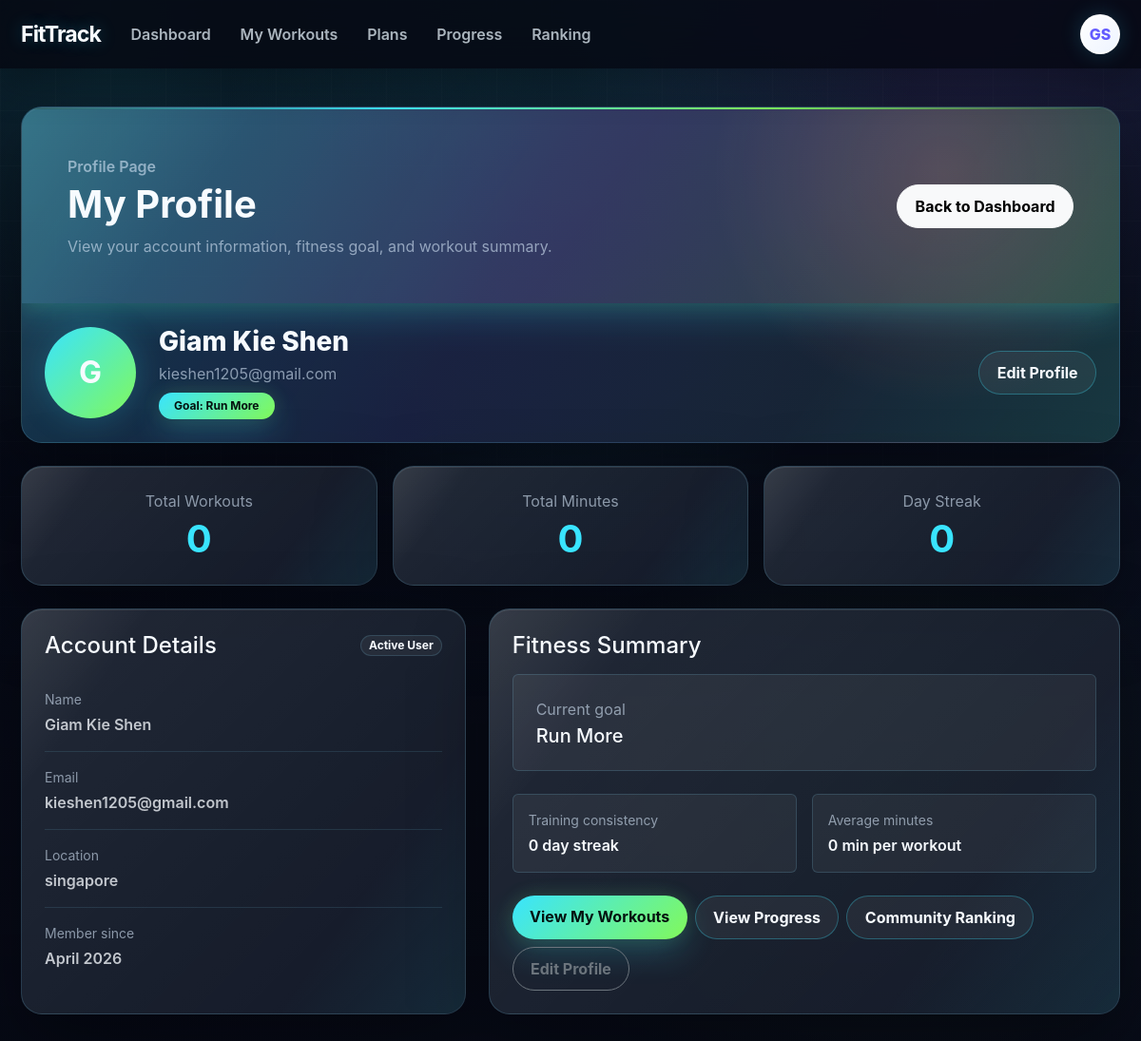
The app's page /profile (signed in), older data.
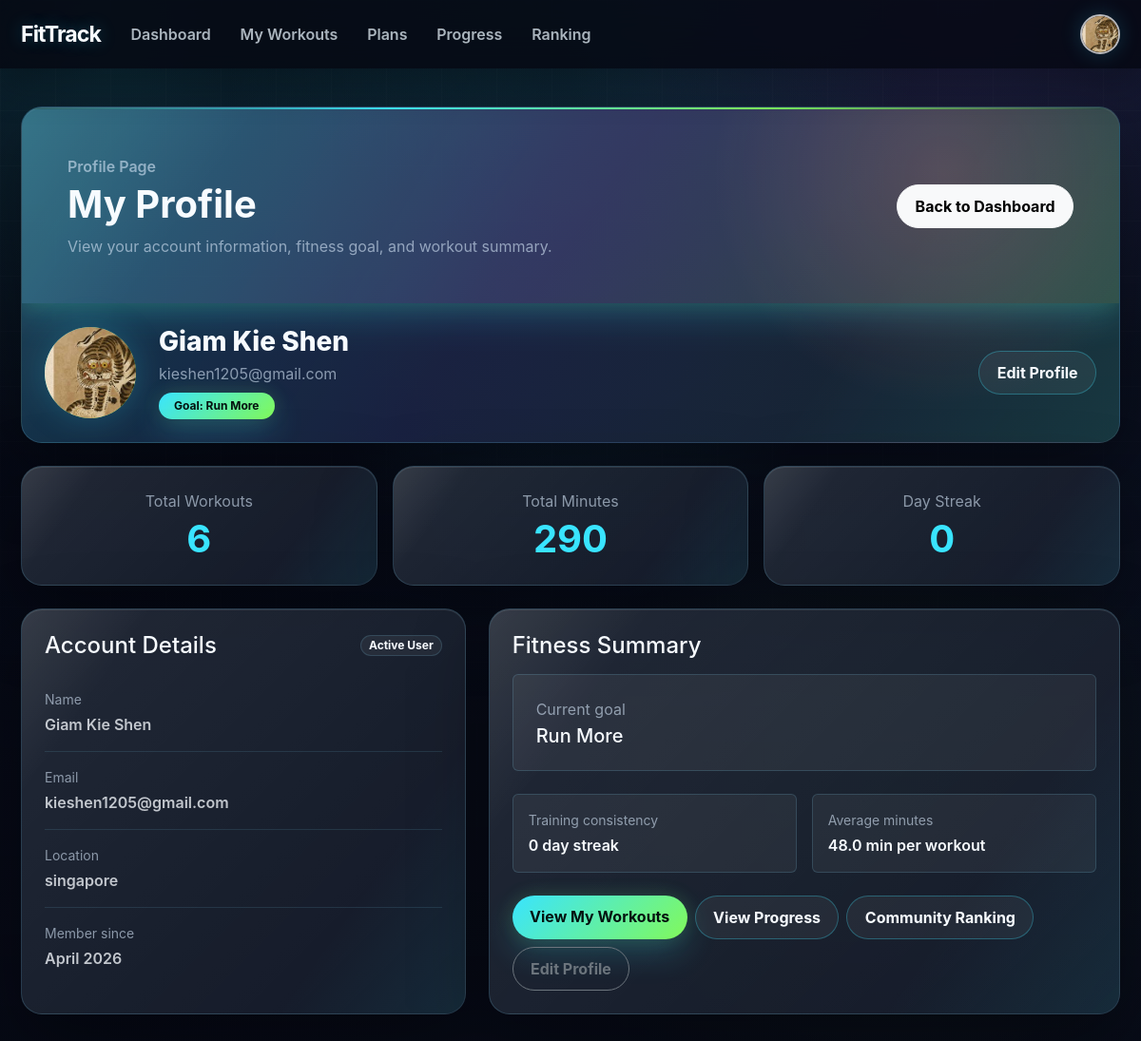
The same page, newer data.
### app.py (models this page shows, shortened)
class User(db.Model):
    __tablename__ = "users"
    id = db.Column(db.Integer, primary_key=True)
    name = db.Column(db.String(100), nullable=False)
    email = db.Column(db.String(120), unique=True, nullable=False)
    password_hash = db.Column(db.String(255), nullable=False)
    goal = db.Column(db.String(200), nullable=True)
    member_since = db.Column(db.String(50), nullable=True)
    location = db.Column(db.String(100), nullable=True)
    avatar_filename = db.Column(db.String(255), nullable=True)
    daily_minutes_goal = db.Column(db.Integer, nullable=False, default=20)
    weight_goal_kg = db.Column(db.Float, nullable=True)
    show_public_profile = db.Column(db.Boolean, nullable=False, default=True)
    show_public_fitness = db.Column(db.Boolean, nullable=False, default=True)
    workouts = db.relationship(
        "Workout",
        backref="owner",
        lazy=True,
        cascade="all, delete-orphan"
    )
    plan_recommendations = db.relationship(
        "PlanRecommendation",
        backref="owner",
        lazy=True,
        cascade="all, delete-orphan"
    )

### app.py (the view)
@app.route("/profile")
def profile():
    if not is_logged_in():
        return redirect(url_for("login"))
    user = current_user()
    if user is None:
        session.clear()
        return redirect(url_for("login"))
    statistics = get_statistics(user)
    profile_data = user_to_profile_dict(user)
    return render_template(
        "profile.html",
        profile=profile_data,
        statistics=statistics,
    )

### app.py (called while the page is built)
def is_logged_in():
    return "user_id" in session

def current_user():
    if "user_id" not in session:
        return None
    return db.session.get(User, session["user_id"])

def user_to_profile_dict(user):
    return {
        "name": user.name,
        "email": user.email,
        "goal": user.goal or "No goal set yet.",
        "member_since": user.member_since or "Unknown",
        "location": user.location or "Not set",
        "avatar_filename": user.avatar_filename,
        "show_public_profile": bool(user.show_public_profile),
        "show_public_fitness": bool(user.show_public_fitness),
    }

@app.context_processor
def inject_nav_profile():
    user = current_user()
    if user is None:
        return {
            "nav_profile": None,
            "nav_email": None,
        }
    return {
        "nav_profile": user_to_profile_dict(user),
        "nav_email": user.email,
    }

### templates/profile.html (shortened to what the changed rows need)
<!doctype html>
<html lang="en">
<head>
    <link
        href="https://cdn.jsdelivr.net/npm/bootstrap@5.3.3/dist/css/bootstrap.min.css"
        rel="stylesheet"
    >
    <link
        rel="stylesheet"
        href="{{ url_for('static', filename='css/styles.css') }}"
    >
</head>
<body class="premium-app-page profile-page">
    <header>
        <nav class="navbar navbar-expand-lg navbar-dark bg-success">
            <div class="container">
                <div class="collapse navbar-collapse" id="appNav">
                    <div class="d-flex align-items-center mt-3 mt-lg-0">
                        <div class="dropdown">
                            <button
                                class="btn p-0 border-0 bg-transparent profile-dropdown-toggle"
                                type="button"
                                data-bs-toggle="dropdown"
                                aria-expanded="false"
                                aria-label="Open profile menu"
                            >
                                {% if nav_profile and nav_profile.avatar_filename %}
                                    <img
                                        src="{{ url_for('static', filename='uploads/' ~ nav_profile.avatar_filename) }}"
                                        alt="Profile"
                                        class="profile-icon"
                                    >
                                {% else %}
                                    <span class="profile-icon profile-icon-fallback">
                                        {% if nav_profile and nav_profile.name %}
                                            {% set name_parts = nav_profile.name.split() %}
                                            {{ name_parts[0][0]|upper }}{% if name_parts|length > 1 %}{{ name_parts[-1][0]|upper }}{% endif %}
                                        {% elif nav_email %}
                                            {{ nav_email[0]|upper }}
                                        {% else %}
                                            U
                                        {% endif %}
                                    </span>
                                {% endif %}
                            </button>
                        </div>
                    </div>
                </div>
            </div>
        </nav>
    </header>
    <main class="py-5">
        <div class="container">
            <section class="mb-4">
                <div class="card shadow-sm border-0 hero-card overflow-hidden">
                    <div class="card-body p-0">
                        <div class="bg-success text-white p-4 p-md-5">
                            <div class="row align-items-center g-4">
                                <div class="col-md-8">
                                    <h1 class="display-6 fw-bold mb-2">My Profile</h1>
                                </div>
                            </div>
                        </div>
                        <div class="p-4">
                            <div class="d-flex flex-column flex-md-row align-items-md-center gap-4">
                                <div
                                    class="rounded-circle bg-success text-white d-flex align-items-center justify-content-center shadow-sm border border-3 border-success overflow-hidden"
                                    style="width: 96px; height: 96px; font-size: 2rem; font-weight: 700;"
                                >
                                    {% if profile.avatar_filename %}
                                        <img
                                            src="{{ url_for('static', filename='uploads/' ~ profile.avatar_filename) }}"
                                            alt="Profile avatar"
                                            class="w-100 h-100"
                                            style="object-fit: cover;"
                                        >
                                    {% else %}
                                        {{ profile.name[0] }}
                                    {% endif %}
                                </div>
                                <div class="flex-grow-1">
                                    <h2 class="h3 mb-1">{{ profile.name }}</h2>
                                    <p class="text-muted mb-2">{{ profile.email }}</p>
                                    <span class="badge text-bg-success px-3 py-2">
                                        Goal: {{ profile.goal }}
                                    </span>
                                </div>
                                <div class="text-md-end">
                                    <a href="{{ url_for('edit_profile') }}" class="btn btn-outline-success">
                                    </a>
                                </div>
                            </div>
                        </div>
                    </div>
                </div>
            </section>
            <section class="mb-4">
                <div class="row text-center g-3">
                    <div class="col-md-4">
                        <div class="card shadow-sm border-0 h-100">
                            <div class="card-body p-4">
                                <p class="text-muted mb-1">Total Workouts</p>
                                <h2 class="display-6 fw-bold text-success mb-0">
                                    {{ statistics.total_workouts }}
                                </h2>
                            </div>
                        </div>
                    </div>
                    <div class="col-md-4">
                        <div class="card shadow-sm border-0 h-100">
                            <div class="card-body p-4">
                                <p class="text-muted mb-1">Total Minutes</p>
                                <h2 class="display-6 fw-bold text-success mb-0">
                                    {{ statistics.total_minutes }}
                                </h2>
                            </div>
                        </div>
                    </div>
                    <div class="col-md-4">
                        <div class="card shadow-sm border-0 h-100">
                            <div class="card-body p-4">
                                <h2 class="display-6 fw-bold text-success mb-0">
                                    {{ statistics.current_streak }}
                                </h2>
                            </div>
                        </div>
                    </div>
                </div>
            </section>
            <section>
                <div class="row g-4">
                    <div class="col-lg-5">
                        <div class="card shadow-sm border-0 h-100">
                            <div class="card-body p-4">
                                <div class="d-flex justify-content-between align-items-center mb-3">
                                    <h2 class="h4 mb-0">Account Details</h2>
                                </div>
                                <div class="list-group list-group-flush">
                                    <div class="list-group-item px-0 py-3">
                                        <p class="text-muted small mb-1">Name</p>
                                        <p class="fw-semibold mb-0">{{ profile.name }}</p>
                                    </div>
                                    <div class="list-group-item px-0 py-3">
                                        <p class="text-muted small mb-1">Email</p>
                                        <p class="fw-semibold mb-0">{{ profile.email }}</p>
                                    </div>
                                    <div class="list-group-item px-0 py-3">
                                        <p class="text-muted small mb-1">Location</p>
                                        <p class="fw-semibold mb-0">{{ profile.location }}</p>
                                    </div>
                                    <div class="list-group-item px-0 py-3">
                                        <p class="text-muted small mb-1">Member since</p>
                                        <p class="fw-semibold mb-0">{{ profile.member_since }}</p>
                                    </div>
                                </div>
                            </div>
                        </div>
                    </div>
                    <div class="col-lg-7">
                        <div class="card shadow-sm border-0 h-100">
                            <div class="card-body p-4">
                                <h2 class="h4 mb-3">Fitness Summary</h2>
                                <div class="p-4 rounded bg-light border mb-4">
                                    <p class="text-muted mb-1">Current goal</p>
                                    <h3 class="h5 mb-0">{{ profile.goal }}</h3>
                                </div>
                                <div class="row g-3 mb-4">
                                    <div class="col-md-6">
                                        <div class="p-3 rounded border bg-white h-100">
                                            <p class="text-muted small mb-1">Average minutes</p>
                                            <p class="fw-semibold mb-0">
                                                {% if statistics.total_workouts > 0 %}
                                                    {{ (statistics.total_minutes / statistics.total_workouts) | round }} min per workout
                                                {% else %}
                                                    0 min per workout
                                                {% endif %}
                                            </p>
                                        </div>
                                    </div>
                                </div>
                            </div>
                        </div>
                    </div>
                </div>
            </section>
        </div>
    </main>
</body>
</html>

Row changes from the older to the newer data that the page shows:
changed User "Giam Kie Shen": avatar_filename: picture added; name "G" → (not shown)
Text that changed along with them:
{{ statistics.total_workouts }}: "0" → "6"
{{ statistics.total_minutes }}: "0" → "290"
{{ (statistics.total_minutes / statistics.total_workouts) | round }}: (not shown) → "48.0"
{{ name_parts[0][0]|upper }}: "G" → (not shown)
{{ name_parts[-1][0]|upper }}: "S" → (not shown)
text no longer shown: "0 min per workout"
text now shown: "min per workout"
